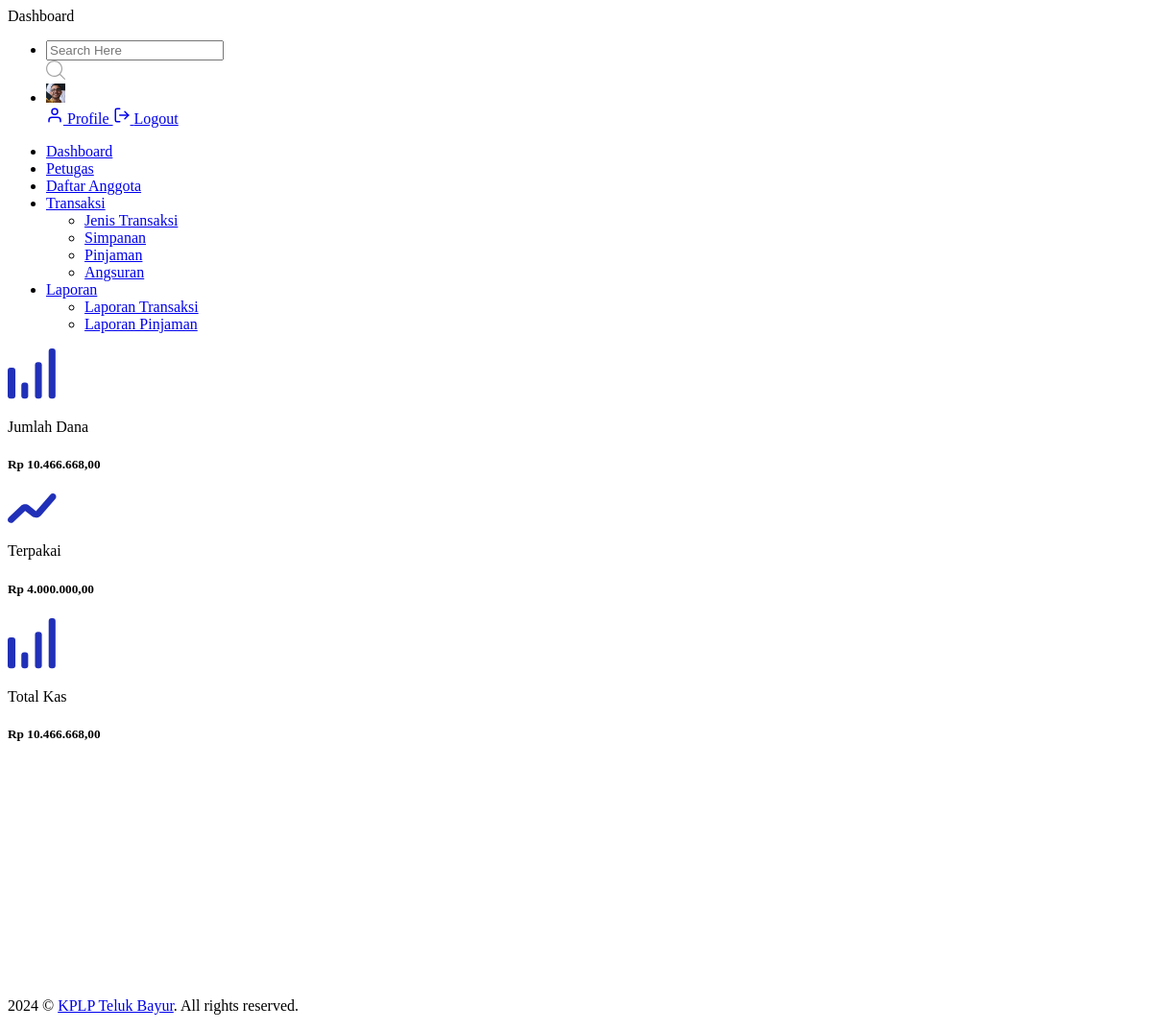
/index.php (signed in), run on the app's committed database.
### tables this page shows
CREATE TABLE `saldo` (
  `id_saldo` int NOT NULL,
  `total` double NOT NULL,
  `kas` double NOT NULL,
  `terpakai` double NOT NULL
);

CREATE TABLE `cf_setting` (
  `set_id` int NOT NULL,
  `set_app_name` varchar(255) NOT NULL,
  `set_app_author` varchar(255) NOT NULL,
  `set_app_desc` text NOT NULL,
  `set_app_year` char(4) NOT NULL,
  `set_app_icon` varchar(200) NOT NULL,
  `set_app_favicon` varchar(200) NOT NULL,
  `set_app_vers` char(20) NOT NULL
);

### config/database.php (called while the page is built, shortened)
<?php
function formatRupiah($angka)
{
    if (is_numeric($angka)) {
        $format_rupiah = 'Rp ' . number_format($angka, '2', ',', '.');
        return $format_rupiah;
    } else {
        echo "$angka" . " bukan angka yang valid!" . "\n";
    }
}

### config/lib.php (called while the page is built, shortened)
<?php
$setting  = $koneksi->query("SELECT * FROM cf_setting")->fetch_assoc();
$author   = $setting['set_app_author'];

### main.php (the view, shortened to what this page needs)
<?php
$saldo = $koneksi->query("SELECT * FROM saldo WHERE id_saldo = 1")->fetch_assoc();
$total      = $saldo['total'];
$kas        = $saldo['kas'];
$terpakai   = $saldo['terpakai'];
?>
<div class="content-body">
    <div class="container-fluid">
        <div class="row">
            <div class="col-xl-12">
                <div class="row">
                    <div class="col-md-4">
                        <div class="card">
                            <div class="card-body">
                                <div class="media align-items-center">
                                    <span class="mr-4">
                                    </span>
                                    <div class="media-body ml-1">
                                        <p class="mb-2">Jumlah Dana</p>
                                        <h5 class="mb-0 text-black font-w600"><?= formatRupiah($total) ?></h5>
                                    </div>
                                </div>
                            </div>
                        </div>
                    </div>
                    <div class="col-md-4">
                        <div class="card">
                            <div class="card-body">
                                <div class="media align-items-center">
                                    <span class="mr-4">
                                    </span>
                                    <div class="media-body ml-1">
                                        <p class="mb-2">Terpakai</p>
                                        <h5 class="mb-0 text-black font-w600"><?= formatRupiah($terpakai) ?></h5>
                                    </div>
                                </div>
                            </div>
                        </div>
                    </div>
                    <div class="col-md-4">
                        <div class="card">
                            <div class="card-body">
                                <div class="media align-items-center">
                                    <span class="mr-4">
                                    </span>
                                    <div class="media-body ml-1">
                                        <p class="mb-2">Total Kas</p>
                                        <h5 class="mb-0 text-black font-w600"><?= formatRupiah($kas) ?></h5>
                                    </div>
                                </div>
                            </div>
                        </div>
                    </div>
                </div>
            </div>
        </div>
    </div>
</div>

### template/footer.php (shortened to what this page needs)
<div class="footer">
    <div class="copyright">
        <p>
            © <a href="#"><?= $author ?></a>. All rights reserved.
        </p>
    </div>
</div>

### data on the page
saldo: total "Rp 10.466.668,00", terpakai "Rp 4.000.000,00", kas "Rp 10.466.668,00"
cf_setting: set_app_author "KPLP Teluk Bayur"
